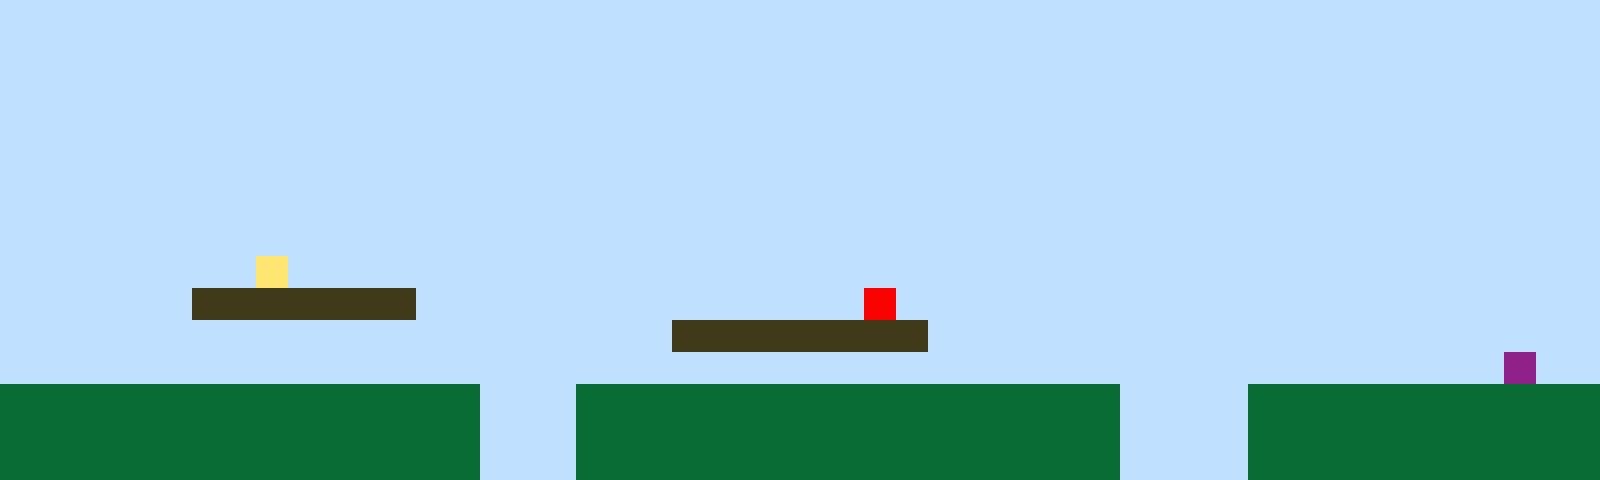

Rendered tile map (Tiled .tmx) drawn with the repository's tilesets; below, a short description and the full map source, tile grids included:
An orthogonal 50x15 tile map with 32x32 px tiles, 1 tile layer (Tile Layer 1).

<map version="1.10" tiledversion="1.11.2" orientation="orthogonal" renderorder="right-up" width="50" height="15" tilewidth="32" tileheight="32" infinite="0" nextlayerid="2" nextobjectid="1"><editorsettings><export target="map1.csv" format="csv" /></editorsettings><tileset firstgid="1" name="sprites" tilewidth="32" tileheight="32" tilecount="6" columns="3"><image source="sprites.png" width="96" height="64" /></tileset><layer id="1" name="Tile Layer 1" width="50" height="15"><data encoding="csv">1,1,1,1,1,1,1,1,1,1,1,1,1,1,1,1,1,1,1,1,1,1,1,1,1,1,1,1,1,1,1,1,1,1,1,1,1,1,1,1,1,1,1,1,1,1,1,1,1,1,1,1,1,1,1,1,1,1,1,1,1,1,1,1,1,1,1,1,1,1,1,1,1,1,1,1,1,1,1,1,1,1,1,1,1,1,1,1,1,1,1,1,1,1,1,1,1,1,1,1,1,1,1,1,1,1,1,1,1,1,1,1,1,1,1,1,1,1,1,1,1,1,1,1,1,1,1,1,1,1,1,1,1,1,1,1,1,1,1,1,1,1,1,1,1,1,1,1,1,1,1,1,1,1,1,1,1,1,1,1,1,1,1,1,1,1,1,1,1,1,1,1,1,1,1,1,1,1,1,1,1,1,1,1,1,1,1,1,1,1,1,1,1,1,1,1,1,1,1,1,1,1,1,1,1,1,1,1,1,1,1,1,1,1,1,1,1,1,1,1,1,1,1,1,1,1,1,1,1,1,1,1,1,1,1,1,1,1,1,1,1,1,1,1,1,1,1,1,1,1,1,1,1,1,1,1,1,1,1,1,1,1,1,1,1,1,1,1,1,1,1,1,1,1,1,1,1,1,1,1,1,1,1,1,1,1,1,1,1,1,1,1,1,1,1,1,1,1,1,1,1,1,1,1,1,1,1,1,1,1,1,1,1,1,1,1,1,1,1,1,1,1,1,1,1,1,1,1,1,1,1,1,1,1,1,1,1,1,1,1,1,1,1,1,1,1,1,1,1,1,1,1,1,1,1,1,1,1,1,1,1,1,1,1,1,1,1,1,1,1,1,1,1,1,1,1,1,1,1,1,1,1,1,1,1,1,1,1,1,1,1,1,1,1,1,1,1,1,1,1,1,1,1,1,1,1,1,1,4,1,1,1,1,1,1,1,1,1,1,1,1,1,1,1,1,1,1,1,1,1,1,1,1,1,1,1,1,1,1,1,1,1,1,1,1,1,1,1,1,1,1,1,1,1,1,1,3,3,3,3,3,3,3,1,1,1,1,1,1,1,1,1,1,1,1,1,1,5,1,1,1,1,1,1,1,1,1,1,1,1,1,1,1,1,1,1,1,1,1,1,1,1,1,1,1,1,1,1,1,1,1,1,1,1,1,1,1,1,1,1,1,3,3,3,3,3,3,3,3,1,1,1,1,1,1,1,1,1,1,1,1,1,1,1,1,1,1,1,1,1,1,1,1,1,1,1,1,1,1,1,1,1,1,1,1,1,1,1,1,1,1,1,1,1,1,1,1,1,1,1,1,1,1,1,1,1,1,1,1,1,1,1,1,1,1,1,1,6,1,1,2,2,2,2,2,2,2,2,2,2,2,2,2,2,2,1,1,1,2,2,2,2,2,2,2,2,2,2,2,2,2,2,2,2,2,1,1,1,1,2,2,2,2,2,2,2,2,2,2,2,2,2,2,2,2,2,2,2,2,2,2,2,2,2,2,1,1,1,2,2,2,2,2,2,2,2,2,2,2,2,2,2,2,2,2,1,1,1,1,2,2,2,2,2,2,2,2,2,2,2,2,2,2,2,2,2,2,2,2,2,2,2,2,2,2,1,1,1,2,2,2,2,2,2,2,2,2,2,2,2,2,2,2,2,2,1,1,1,1,2,2,2,2,2,2,2,2,2,2,2</data></layer></map>
